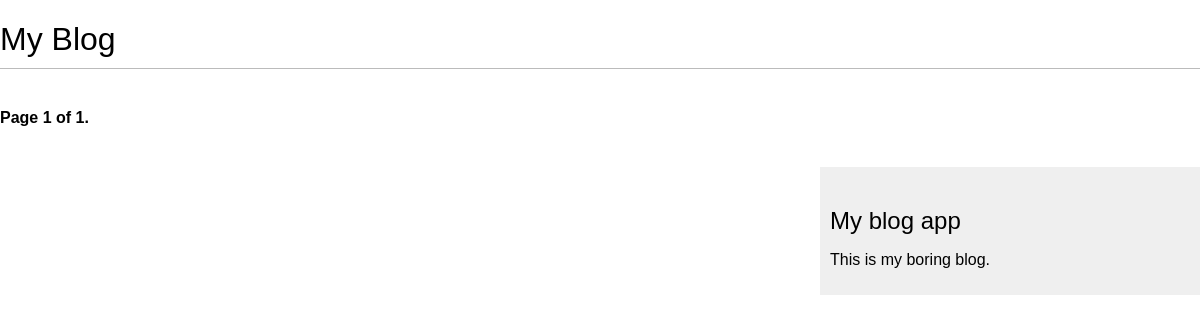
Page /blog/ on the earlier database version.
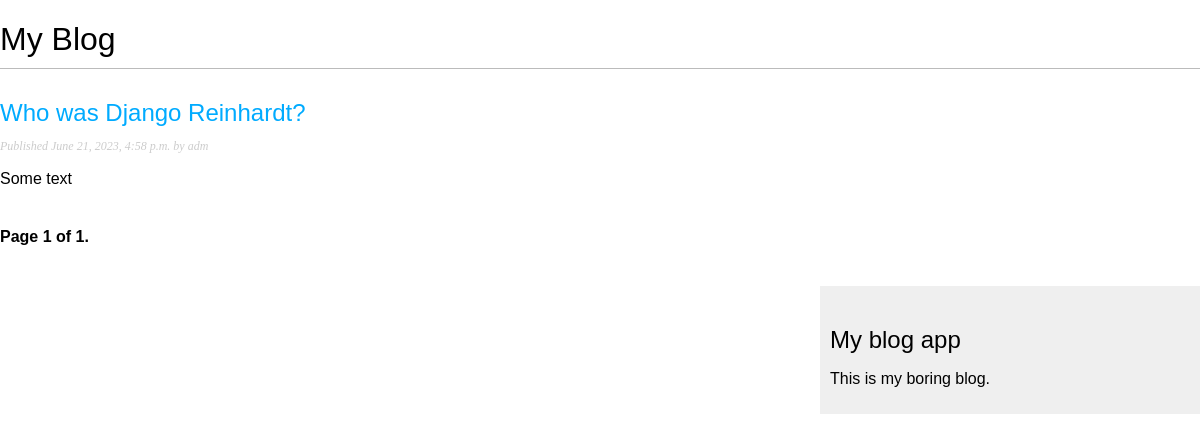
Same page on the later database version.
### blog/models.py (models this page shows, shortened)
class Post(models.Model):
    class Status(models.TextChoices):
        DRAFT = 'DF', 'DRAFT'
        PUBLISHED = 'PB', 'Published'
    title = models.CharField(max_length=250)
    slug = models.SlugField(max_length=250,
                    unique_for_date='publish')
    author = models.ForeignKey(User,
                    on_delete=models.CASCADE,
                    related_name='blog_posts')
    body = models.TextField()
    publish = models.DateTimeField(default=timezone.now)
    created = models.DateTimeField(auto_now_add=True)
    updated = models.DateTimeField(auto_now=True)
    status = models.CharField(max_length=2,
                    choices=Status.choices,
                    default=Status.DRAFT)
    objects = models.Manager()      # менеджер, применяемый по умолчанию
    published = PublishedManager()  # конкретно-прикладной менеджер
    class Meta:
        ordering = ['-publish']
        indexes = [
            models.Index(fields=['-publish']),
        ]
    def get_absolute_url(self):
        return reverse('blog:post_detail',
                    args=[self.publish.year,
                          self.publish.month,
                          self.publish.day,
                          self.slug])

### blog/views.py (the view)
# urls.py: path('', views.PostListView.as_view(), name='post_list'),
class PostListView(ListView):
    queryset = Post.published.all()
    context_object_name = 'posts'
    paginate_by = 3
    template_name = 'blog/post/listView.html'

### blog/templates/blog/post/listView.html (shortened to what this page needs)
{% extends "blog/base.html" %}
{% block content %}
    <h1>My Blog</h1>
    {% for post in posts %}
        <h2>
            <a href="{{ post.get_absolute_url }}">
                {{ post.title }}
            </a>
        </h2>
        <p class="date">
            Published {{ post.publish }} by {{ post.author }}
        </p>
        {{ post.body|truncatewords:30|linebreaks }}
    {% endfor %}
    {% include "pagination.html" with page=page_obj %}
{% endblock %}

Differences in the rows shown:
now on this page (row edited): Post: title "Who was Django Reinhardt?", publish "June 21, 2023, 4:58 p.m.", author "adm", body "Some text"
